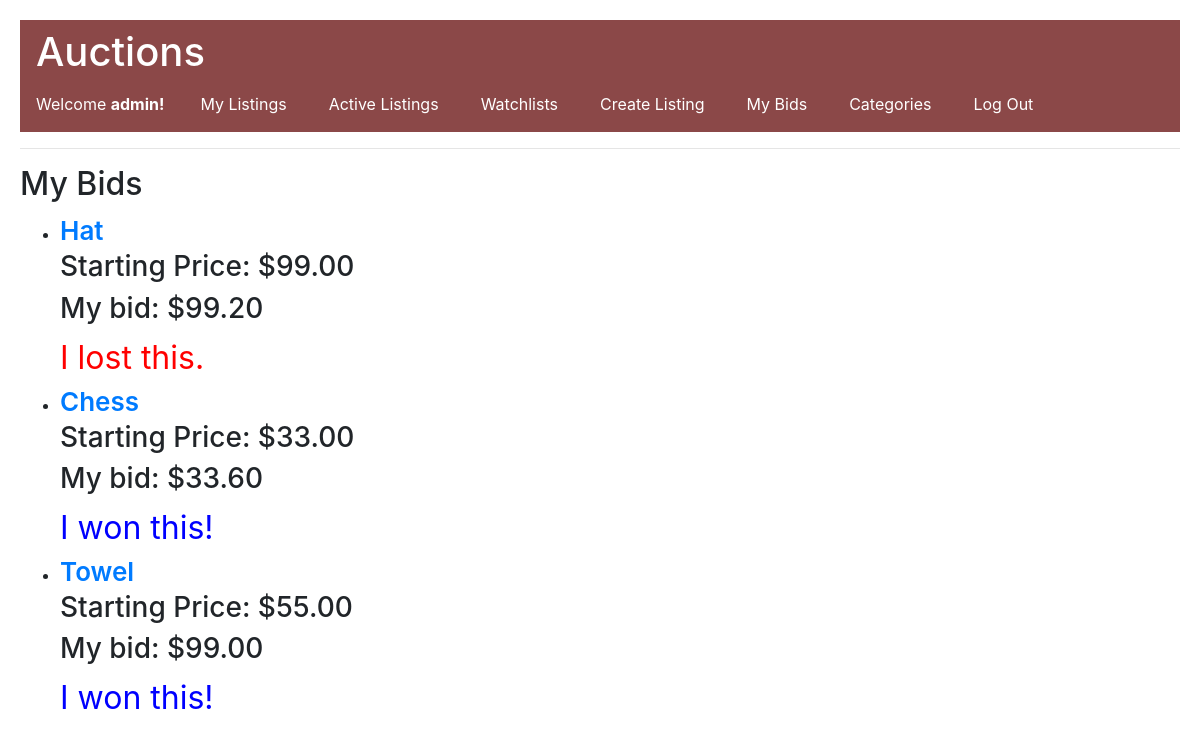
The page /mybids (signed in) on the database its author committed.
### auctions/models.py (models this page shows, shortened)
class User(AbstractUser):
    pass

class Bid(models.Model):
    user = models.ForeignKey(User, on_delete=models.CASCADE, related_name="bid")
    listing = models.ForeignKey(AuctionListing, on_delete=models.CASCADE, related_name="bid")
    bid = models.DecimalField(max_digits=10, decimal_places=2)

class AuctionListing(models.Model):
    title = models.CharField(max_length=64)
    description = models.TextField()
    starting_bid = models.DecimalField(max_digits=10, decimal_places=2)
    image = models.URLField(blank=True)
    category = models.ForeignKey("Category", on_delete=models.CASCADE, related_name="category", blank=True, null=True)
    closeStatus = models.BooleanField(default=False)
    active = models.BooleanField(default=True)
    created_by = models.ForeignKey(User, on_delete=models.CASCADE, related_name="created_by")
    created_at = models.DateTimeField(auto_now_add=True)
    updated_at = models.DateTimeField(auto_now=True)
    winner = models.ForeignKey(User, on_delete=models.CASCADE, related_name="winner", blank=True, null=True)

### auctions/views.py (the view)
# urls.py: path('mybids', views.mybids, name='mybids'),
@login_required(login_url="login")
def mybids(request):
    bids = Bid.objects.filter(user=request.user)
    context = {"bids": bids}
    return render(request, "auctions/bids.html", context)

### auctions/templates/auctions/bids.html
{% extends "auctions/layout.html" %}
{% block body %}
    <h2>My Bids</h2>
    <ul class ='bidsView'>
        {% for bid in bids %}
        <li><a  style="font-weight: 600; font-size: 26px;" href="{% url 'listing' bid.listing.id %}">{{ bid.listing.title }}</a></li>
        <h3>Starting Price: ${{bid.listing.starting_bid}}</h3>
        <h3>My bid: ${{bid.bid}}</h3>
        {% if bid.listing.winner %}
        {% if bid.listing.winner.id == user.id %}
            <span style="color: blue; font-size: xx-large;">I won this!</span>
        {% else %}
            <span style="color: red; font-size: xx-large;">I lost this.</span>
        {% endif %}
    {% endif %}
        {% endfor %}
    </ul>
{% endblock %}

### auctions/templates/auctions/layout.html (shortened to what this page needs)
<!DOCTYPE html>
<html lang="en">
<head>
    {% load static %}
    <link href="{% static 'auctions/styles.css' %}" rel="stylesheet">
    <link rel="stylesheet" href="https://stackpath.bootstrapcdn.com/bootstrap/4.4.1/css/bootstrap.min.css">
</head>
<body>
    <div class="navbar">
        <div class="navbar-left">
            <h1>Auctions</h1>
        </div>
        <div class="navbar-right">
            <div class="status">
                {% if user.is_authenticated %}
                 Welcome <strong>{{ user.username }}!</strong>
                {% else %}
                    Not signed in.
                {% endif %}
            </div>
            <ul class="nav">
                {% if user.is_authenticated %}
                    <li class="nav-item">
                        <a class="nav-link" href="{% url 'myListings' %}">My Listings</a>
                    </li>
                    <li class="nav-item">
                        <a class="nav-link" href="{% url 'index' %}">Active Listings</a>
                    </li>
                    <li class="nav-item">
                        <a class="nav-link" href="{% url 'watchlist' %}">Watchlists</a>
                    </li>
                    <li class="nav-item">
                        <a class="nav-link" href="{% url 'createlisting' %}">Create Listing</a>
                    </li>
                    <li class="nav-item">
                        <a class="nav-link" href="{% url 'mybids' %}">My Bids</a>
                    </li>
                    <li class="nav-item">
                        <a class="nav-link" href="{% url 'categories' %}">Categories</a>
                    </li>
                    <li class="nav-item">
                        <a class="nav-link" href="{% url 'logout' %}">Log Out</a>
                    </li>
                {% endif %}
            </ul>
        </div>
    </div>
    <hr>
    <div class="main">
        {% block body %}
        {% endblock %}
    </div>
</body>
</html>

### auctions/static/auctions/styles.css (style rules this page uses)
.navbar { display: flex; justify-content: space-between; align-items: center; background-color: #8b4848; color: white; padding: 10px; }
.navbar-left { display: inline-block; }
.navbar-right { display: flex; align-items: center; }
.status { margin-right: 20px; }
.nav { display: flex; list-style: none; margin: 0; padding: 0; }
.nav-item { margin-right: 10px; }
.nav-link { color: white; }
body { margin: 30px; padding: 20px; }
.status { text-align: center; }
h2 { font-weight: bolder; }
a { color: black; text-decoration: none; }
.bidsView { margin-bottom: 20px; }

### rows shown on the page
User: username "admin"
Bid: listing "Hat", listing.starting_bid "99.00", bid "99.20", shows "I lost this."
Bid: listing "Chess", listing.starting_bid "33.00", bid "33.60", shows "I won this!"
Bid: listing "Towel", listing.starting_bid "55.00", bid "99.00", shows "I won this!"
